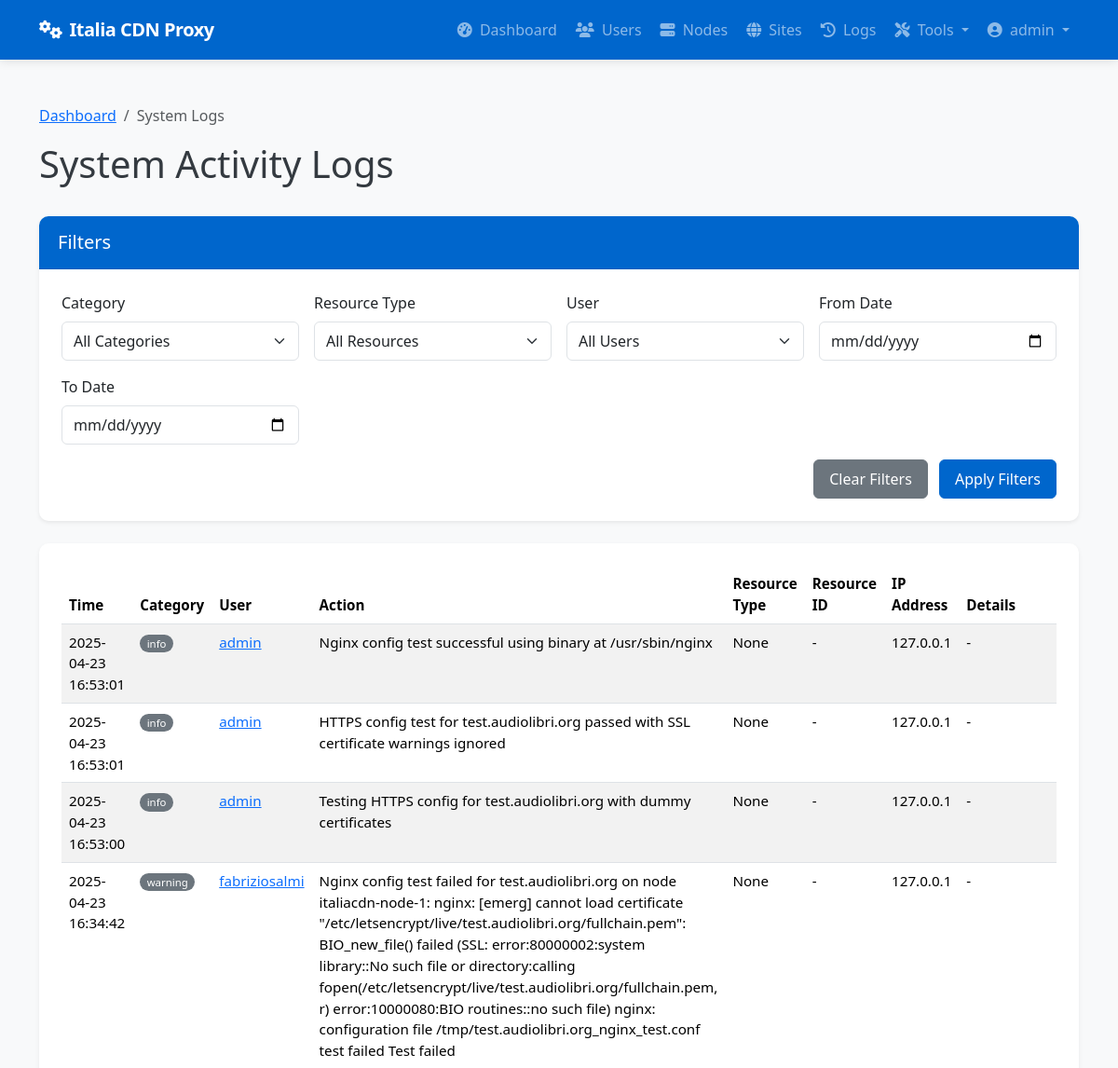
The page /admin/system/logs (signed in, upper part) on the database as committed earlier.
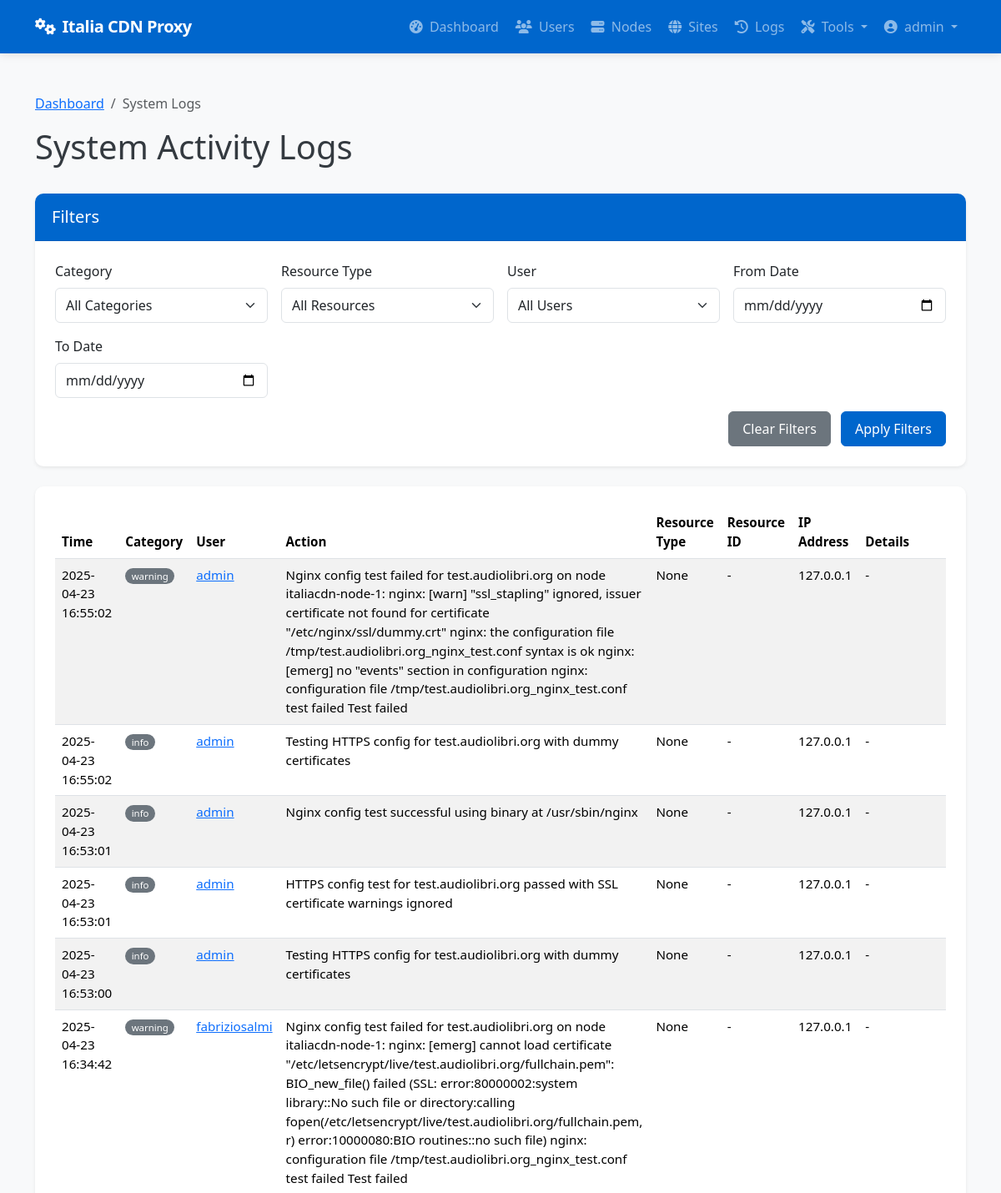
The same page on the database as committed later.
### app/models/models.py (models this page shows, shortened)
class User(db.Model):
    __tablename__ = 'users'
    id = db.Column(db.Integer, primary_key=True)
    username = db.Column(db.String(64), unique=True, index=True, nullable=False)
    email = db.Column(db.String(120), unique=True, index=True, nullable=False)
    password_hash = db.Column(db.String(128), nullable=False)
    role = db.Column(db.String(20), nullable=False, default='client')  # 'admin' or 'client'
    is_active = db.Column(db.Boolean, default=True)
    created_at = db.Column(db.DateTime, default=datetime.utcnow)
    last_login = db.Column(db.DateTime, nullable=True)
    sites = db.relationship('Site', backref='owner', lazy='dynamic')
    def is_admin(self):
        return self.role == 'admin'

class SystemLog(db.Model):
    __tablename__ = 'system_logs'
    id = db.Column(db.Integer, primary_key=True)
    user_id = db.Column(db.Integer, db.ForeignKey('users.id'), nullable=True)  # Null for system events
    category = db.Column(db.String(32), nullable=False)  # auth, admin, system, security, etc.
    action = db.Column(db.String(64), nullable=False)    # login, logout, create, delete, etc.
    resource_type = db.Column(db.String(32), nullable=True)  # user, node, site, etc.
    resource_id = db.Column(db.Integer, nullable=True)       # ID of the affected resource
    details = db.Column(db.Text, nullable=True)              # Additional details
    ip_address = db.Column(db.String(45), nullable=True)     # IP address of user/system
    created_at = db.Column(db.DateTime, default=datetime.utcnow)
    user = db.relationship('User', backref=db.backref('system_logs', lazy='dynamic'))

### app/controllers/admin.py (the view, shortened to what this page needs)
@admin.route('/system/logs')
@login_required
@admin_required
def system_logs():
    category = request.args.get('category')
    user_id = request.args.get('user_id')
    resource_type = request.args.get('resource_type')
    from_date = request.args.get('from_date')
    to_date = request.args.get('to_date')
    from app.models.models import SystemLog
    query = SystemLog.query
    if category:
        query = query.filter(SystemLog.category == category)
    if user_id:
        query = query.filter(SystemLog.user_id == user_id)
    if resource_type:
        query = query.filter(SystemLog.resource_type == resource_type)
    if from_date:
        try:
            from_datetime = datetime.strptime(from_date, '%Y-%m-%d')
            query = query.filter(SystemLog.created_at >= from_datetime)
        except ValueError:
            pass
    categories = db.session.query(SystemLog.category).distinct().all()
    resource_types = db.session.query(SystemLog.resource_type).distinct().all()
    users = User.query.all()
    page = request.args.get('page', 1, type=int)
    logs = query.order_by(SystemLog.created_at.desc()).paginate(page=page, per_page=50)
    return render_template('admin/system_logs.html',
                          logs=logs,
                          categories=[c[0] for c in categories if c[0]],
                          resource_types=[r[0] for r in resource_types if r[0]],
                          users=users,
                          filters={
                              'category': category,
                              'user_id': user_id,
                              'resource_type': resource_type,
                              'from_date': from_date,
                              'to_date': to_date
                          })

### app/models/__init__.py (called while the page is built)
@login_manager.user_loader
def load_user(user_id):
    return User.query.get(int(user_id))

### app/services/access_control.py (called while the page is built)
def admin_required(f):
    @wraps(f)
    def decorated_function(*args, **kwargs):
        if not current_user.is_admin():
            flash('You need admin privileges to access this page.', 'error')
            return abort(403)
        return f(*args, **kwargs)
    return decorated_function

### app/templates/admin/system_logs.html (shortened to what this page needs)
{% extends 'base.html' %}
{% block content %}
<div class="container py-4">
    <nav aria-label="breadcrumb">
        <ol class="breadcrumb">
            <li class="breadcrumb-item"><a href="{{ url_for('admin.dashboard') }}">Dashboard</a></li>
            <li class="breadcrumb-item active" aria-current="page">System Logs</li>
        </ol>
    </nav>
    <div class="d-flex justify-content-between align-items-center mb-4">
        <h1>System Activity Logs</h1>
    </div>
    <div class="card shadow-sm mb-4">
        <div class="card-header bg-primary text-white">
            <h5 class="card-title mb-0">Filters</h5>
        </div>
        <div class="card-body">
            <form method="GET" action="{{ url_for('admin.system_logs') }}" class="row g-3">
                <div class="col-md-3">
                    <label for="category" class="form-label">Category</label>
                    <select class="form-select" id="category" name="category">
                        <option value="">All Categories</option>
                    </select>
                </div>
                <div class="col-md-3">
                    <label for="resource_type" class="form-label">Resource Type</label>
                    <select class="form-select" id="resource_type" name="resource_type">
                        <option value="">All Resources</option>
                    </select>
                </div>
                <div class="col-md-3">
                    <label for="user_id" class="form-label">User</label>
                    <select class="form-select" id="user_id" name="user_id">
                        <option value="">All Users</option>
                    </select>
                </div>
                <div class="col-md-3">
                    <label for="from_date" class="form-label">From Date</label>
                    <input type="date" class="form-control" id="from_date" name="from_date" value="{{ filters.from_date }}">
                </div>
                <div class="col-md-3">
                    <label for="to_date" class="form-label">To Date</label>
                    <input type="date" class="form-control" id="to_date" name="to_date" value="{{ filters.to_date }}">
                </div>
                <div class="col-md-12 text-end">
                    <a href="{{ url_for('admin.system_logs') }}" class="btn btn-secondary me-2">Clear Filters</a>
                    <button type="submit" class="btn btn-primary">Apply Filters</button>
                </div>
            </form>
        </div>
    </div>
    <div class="card shadow-sm">
        <div class="card-body">
            {% if logs.items %}
                <div class="table-responsive">
                    <table class="table table-striped table-hover">
                        <thead>
                            <tr>
                                <th>Time</th>
                                <th>Category</th>
                                <th>User</th>
                                <th>Action</th>
                                <th>Resource Type</th>
                                <th>Resource ID</th>
                                <th>IP Address</th>
                                <th>Details</th>
                            </tr>
                        </thead>
                        <tbody>
                            {% for log in logs.items %}
                            <tr>
                                <td>{{ log.created_at.strftime('%Y-%m-%d %H:%M:%S') }}</td>
                                <td>
                                    <span class="badge rounded-pill
                                    {% if log.category == 'auth' %}bg-info
                                    {% elif log.category == 'admin' %}bg-primary
                                    {% elif log.category == 'security' %}bg-danger
                                    {% elif log.category == 'system' %}bg-success
                                    {% else %}bg-secondary{% endif %}">
                                        {{ log.category }}
                                    </span>
                                </td>
                                <td>
                                    {% if log.user %}
                                        <a href="{{ url_for('admin.edit_user', user_id=log.user_id) }}">{{ log.user.username }}</a>
                                    {% else %}
                                        <span class="text-muted">System</span>
                                    {% endif %}
                                </td>
                                <td>{{ log.action }}</td>
                                <td>{{ log.resource_type }}</td>
                                <td>
                                    {% if log.resource_type == 'site' and log.resource_id %}
                                        <a href="{{ url_for('admin.view_site', site_id=log.resource_id) }}">{{ log.resource_id }}</a>
                                    {% elif log.resource_type == 'node' and log.resource_id %}
                                        <a href="{{ url_for('admin.view_node', node_id=log.resource_id) }}">{{ log.resource_id }}</a>
                                    {% elif log.resource_type == 'user' and log.resource_id %}
                                        <a href="{{ url_for('admin.edit_user', user_id=log.resource_id) }}">{{ log.resource_id }}</a>
                                    {% else %}
                                        {{ log.resource_id if log.resource_id else '-' }}
                                    {% endif %}
                                </td>
                                <td>{{ log.ip_address or '-' }}</td>
                                <td>
                                    <span class="text-truncate d-inline-block" style="max-width: 300px;" title="{{ log.details }}">
                                        {{ log.details or '-' }}
                                    </span>
                                </td>
                            </tr>
                            {% endfor %}
                        </tbody>
                    </table>
                </div>
            {% else %}
                <div class="alert alert-info mb-0">
                    <i class="fas fa-info-circle me-2"></i> No system logs found matching your criteria.
                </div>
            {% endif %}
        </div>
    </div>
</div>
{% endblock %}

### app/templates/base.html (shortened to what this page needs)
<!DOCTYPE html>
<html lang="en">
<head>
    <link href="https://cdn.jsdelivr.net/npm/bootstrap@5.3.2/dist/css/bootstrap.min.css" rel="stylesheet">
    <link rel="stylesheet" href="https://cdnjs.cloudflare.com/ajax/libs/font-awesome/6.4.2/css/all.min.css">
</head>
<body>
    <header>
        <nav class="navbar navbar-expand-lg navbar-dark bg-primary">
            <div class="container">
                <a class="navbar-brand" href="/">
                    <i class="fas fa-cogs me-2"></i>Italia CDN Proxy
                </a>
                <div class="collapse navbar-collapse" id="navbarNav">
                    <ul class="navbar-nav ms-auto">
                        {% if current_user.is_authenticated %}
                            {% if current_user.is_admin() %}
                                <li class="nav-item">
                                    <a class="nav-link {% if request.endpoint == 'admin.dashboard' %}active{% endif %}" href="{{ url_for('admin.dashboard') }}">
                                        <i class="fas fa-tachometer-alt me-1"></i> Dashboard
                                    </a>
                                </li>
                                <li class="nav-item">
                                    <a class="nav-link {% if 'admin.list_users' in request.endpoint %}active{% endif %}" href="{{ url_for('admin.list_users') }}">
                                        <i class="fas fa-users me-1"></i> Users
                                    </a>
                                </li>
                                <li class="nav-item">
                                    <a class="nav-link {% if 'admin.list_nodes' in request.endpoint %}active{% endif %}" href="{{ url_for('admin.list_nodes') }}">
                                        <i class="fas fa-server me-1"></i> Nodes
                                    </a>
                                </li>
                                <li class="nav-item">
                                    <a class="nav-link {% if 'admin.list_sites' in request.endpoint %}active{% endif %}" href="{{ url_for('admin.list_sites') }}">
                                        <i class="fas fa-globe me-1"></i> Sites
                                    </a>
                                </li>
                                <li class="nav-item">
                                    <a class="nav-link {% if request.endpoint == 'admin.deployment_logs' %}active{% endif %}" href="{{ url_for('admin.deployment_logs') }}">
                                        <i class="fas fa-history me-1"></i> Logs
                                    </a>
                                </li>
                                <li class="nav-item dropdown">
                                    <a class="nav-link dropdown-toggle" href="#" id="adminToolsDropdown" role="button" data-bs-toggle="dropdown" aria-expanded="false">
                                        <i class="fas fa-tools me-1"></i> Tools
                                    </a>
                                </li>
                            {% endif %}
                            <li class="nav-item dropdown">
                                <a class="nav-link dropdown-toggle" href="#" id="userDropdown" role="button" data-bs-toggle="dropdown" aria-expanded="false">
                                    <i class="fas fa-user-circle me-1"></i> {{ current_user.username }}
                                </a>
                            </li>
                        {% endif %}
                    </ul>
                </div>
            </div>
        </nav>
    </header>
    <main>
        {% block content %}{% endblock %}
    </main>
</body>
</html>

### app/templates/base.html (style rules this page uses)
:root { --primary-color: #0066CC; --primary-dark: #0052a3; --success-color: #198754; --info-color: #0dcaf0; --warning-color: #ffc107; --danger-color: #dc3545; }
body { min-height: 100vh; display: flex; flex-direction: column; background-color: #f8f9fa; color: #343a40; }
main { flex: 1; padding: 1.5rem 0; }
.navbar-brand { font-weight: 700; letter-spacing: -0.5px; }
.navbar { box-shadow: 0 2px 10px rgba(0, 0, 0, 0.1); padding: 0.75rem 1rem; }
.nav-link { font-weight: 500; transition: all 0.2s ease; padding: 0.5rem 1rem; border-radius: 4px; margin: 0 0.125rem; }
.card { border-radius: 0.625rem; box-shadow: 0 4px 12px rgba(0, 0, 0, 0.05); border: none; margin-bottom: 1.75rem; overflow: hidden; transition: transform 0.2s, box-shadow 0.2s; }
.card-header { border-bottom: 1px solid rgba(0, 0, 0, 0.075); background-color: #fff; padding: 1rem 1.25rem; font-weight: 600; }
.card-body { padding: 1.5rem; }
.btn { border-radius: 0.375rem; padding: 0.5rem 1rem; font-weight: 500; transition: all 0.2s; }
.btn-primary { background-color: var(--primary-color); border-color: var(--primary-color); }
.bg-primary { background-color: var(--primary-color) !important; }
.table { font-size: 0.95rem; }
.table th { font-weight: 600; border-top: none; }
.table-striped tbody tr:nth-of-type(odd) { background-color: rgba(0, 0, 0, 0.02); }
.badge { font-weight: 500; padding: 0.35em 0.65em; }
.form-control, .form-select { border-radius: 0.375rem; padding: 0.5rem 0.75rem; border-color: #dee2e6; }

Rows that differ between the two databases and show on the page:
added SystemLog: created_at "2025-04-23 16:55:02", category "warning", user.username "admin", action "Nginx config test failed for test.audiolibri.org on node italiacdn-node-1: nginx: [warn] \"ssl_stapling\" ignored, issuer certificate not found for certificate \"/etc/nginx/ssl/dummy.crt\" nginx: the configuration file /tmp/test.audiolibri.org_nginx_test.conf syntax is ok nginx: [emerg] no \"events\" section in configuration nginx: configuration file /tmp/test.audiolibri.org_nginx_test.conf test failed Test failed", resource_type "None", resource_id "-", ip_address "127.0.0.1", details "-"
added SystemLog: created_at "2025-04-23 16:55:02", category "info", user.username "admin", action "Testing HTTPS config for test.audiolibri.org with dummy certificates", resource_type "None", resource_id "-", ip_address "127.0.0.1", details "-"
